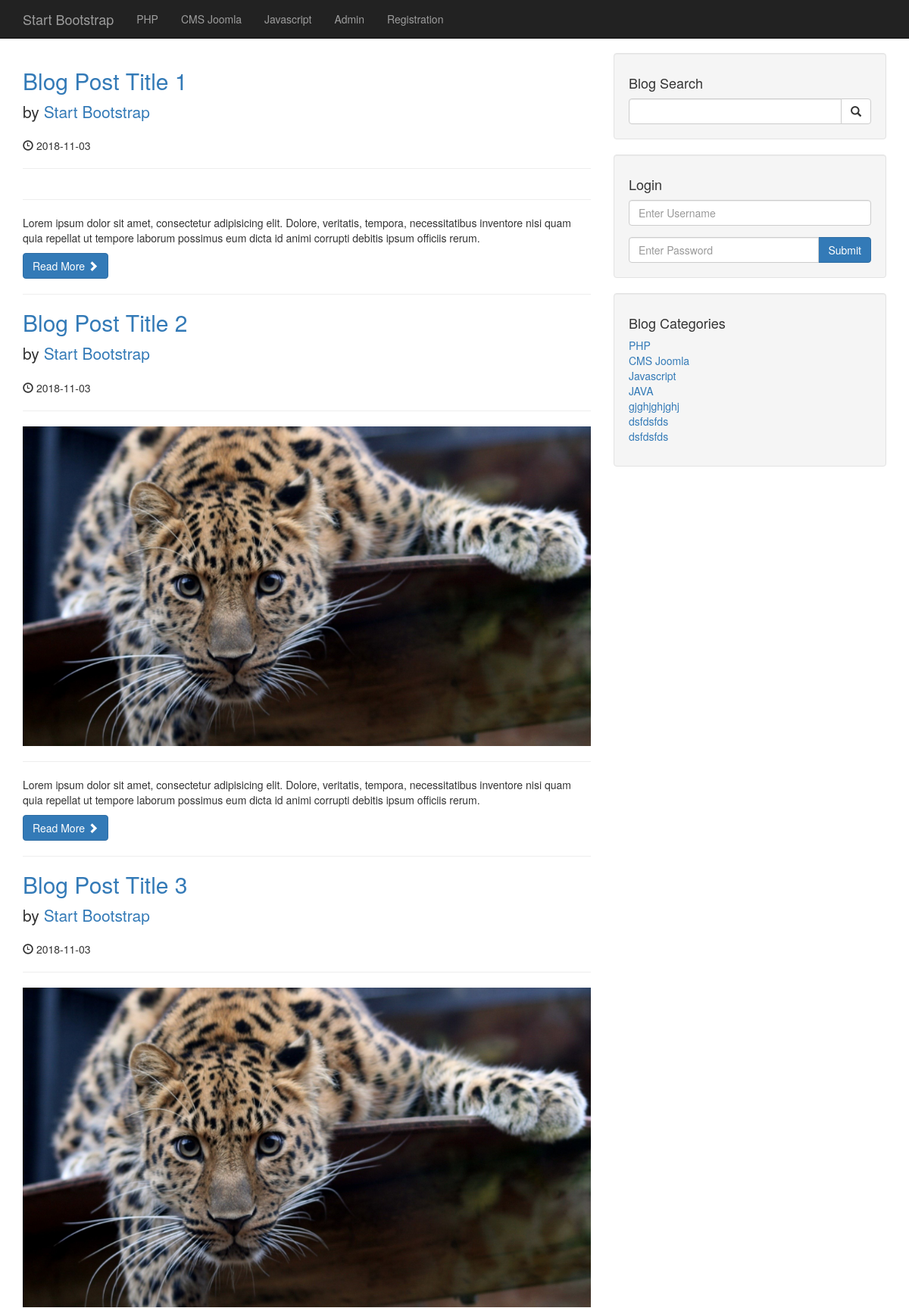
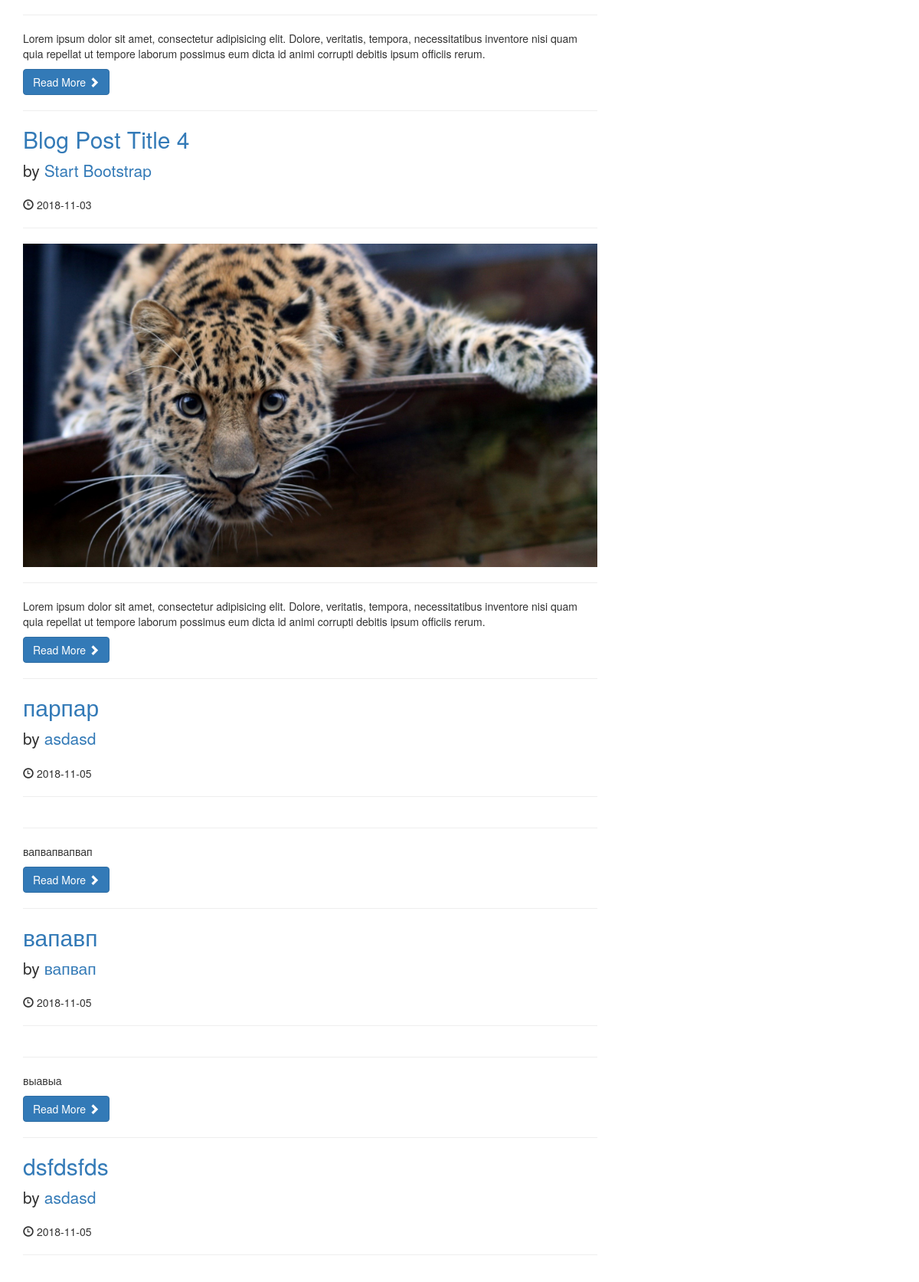
The page / (upper part) on the database its author committed (2 pictures, top to bottom).
### tables this page shows
CREATE TABLE `categories` (
  `id` int(11) NOT NULL,
  `title` varchar(255) NOT NULL
);

CREATE TABLE `posts` (
  `id` int(11) NOT NULL,
  `category_id` int(11) NOT NULL,
  `title` varchar(255) NOT NULL,
  `author` varchar(255) NOT NULL,
  `date` date NOT NULL,
  `tags` text NOT NULL,
  `image` text NOT NULL,
  `content` text NOT NULL,
  `status` varchar(255) NOT NULL,
  `comments_count` int(11) NOT NULL,
  `views_count` int(11) NOT NULL
);

### index.php (the view, shortened to what this page needs)
<?php  include "includes/db.php"; ?>
 <?php  include "includes/header.php"; ?>
    <?php  include "includes/navigation.php"; ?>
    <div class="container">
        <div class="row">
            <div class="col-md-8">
             <?php
             $per_page = 10;
            if(isset($_GET['page'])) {
            $page = $_GET['page'];
            } else {
                $page = "";
            }
            if($page == "" || $page == 1) {
                $page_1 = 0;
            } else {
                $page_1 = ($page * $per_page) - $per_page;
            }
         if(isset($_SESSION['user_role']) && $_SESSION['user_role'] == 'admin' ) {
        $post_query_count = "SELECT * FROM posts";
         } else {
         $post_query_count = "SELECT * FROM posts WHERE status = 'published'";
         }
        $find_count = mysqli_query($connection,$post_query_count);
        $count = mysqli_num_rows($find_count);
        if($count < 1) {
            echo "<h1 class='text-center'>No posts available</h1>";
        } else {
        $query = "SELECT * FROM posts LIMIT $page_1, $per_page";
        $select_all_posts_query = mysqli_query($connection,$query);
        while($row = mysqli_fetch_assoc($select_all_posts_query)) {
        $post_id = $row['id'];
        $post_title = $row['title'];
        $post_author = $row['author'];
        $post_date = $row['date'];
        $post_image = $row['image'];
        $post_content = substr($row['content'],0,400);
        ?>
                <h2>
                    <a href="post.php?p_id=<?php echo $post_id; ?>"><?php echo $post_title ?></a>
                </h2>
                <p class="lead">
                    by <a href="author_posts.php?author=<?php echo $post_author ?>&p_id=<?php echo $post_id; ?>"><?php echo $post_author ?></a>
                </p>
                <p><span class="glyphicon glyphicon-time"></span> <?php echo $post_date ?></p>
                <hr>
                <a href="post.php?p_id=<?php echo $post_id; ?>">
                <img class="img-responsive" src="images/<?php echo $post_image;?>" alt="">
                </a>
                <hr>
                <p><?php echo $post_content ?></p>
                <a class="btn btn-primary" href="post.php?p_id=<?php echo $post_id; ?>">Read More <span class="glyphicon glyphicon-chevron-right"></span></a>
                <hr>
   <?php }  } ?>
            </div>
            <div class="col-md-4">
                <?php include "includes/sidebar.php";?>
            </div>
        </div>
<?php include "includes/footer.php";?>

### includes/header.php (shortened to what this page needs)
<!DOCTYPE html>
<html lang="en">
<head>
    <link href="css/bootstrap.min.css" rel="stylesheet">
    <link href="css/blog-home.css" rel="stylesheet">
</head>
<body>

### includes/navigation.php (shortened to what this page needs)
<nav class="navbar navbar-inverse navbar-fixed-top" role="navigation">
    <div class="container">
        <div class="navbar-header">
            <a class="navbar-brand" href="index.php">Start Bootstrap</a>
        </div>
        <div class="collapse navbar-collapse" id="bs-example-navbar-collapse-1">
            <ul class="nav navbar-nav">
                <?php
                $sql_cat = "SELECT * FROM categories LIMIT 3";
                $cat_query = mysqli_query($connection, $sql_cat);
                foreach ($cat_query as $item) {
                    $cat_id = $item['id'];
                    ?>
                    <li>
                        <a href="category.php?category=<?= $cat_id?>">
                            <?= $item['title'] ?>
                        </a>
                    </li>
                <?php
                }
                ?>
                <li>
                    <a href="/admin">Admin</a>
                </li>
                <li>
                    <a href="registration.php">Registration</a>
                </li>
            </ul>
        </div>
    </div>
</nav>

### includes/sidebar.php (shortened to what this page needs)
            <div class="well">
                <h4>Blog Search</h4>
                <form action="search.php" method="post">
                <div class="input-group">
                    <input name="search" type="text" class="form-control">
                    <span class="input-group-btn">
                        <button name="submit" class="btn btn-default" type="submit">
                            <span class="glyphicon glyphicon-search"></span>
                    </button>
                    </span>
                </div>
                </form>
            </div>
<div class="well">
    <?php if(isset($_SESSION['user_role'])): ?>
         <h4>Logged in as <?php echo $_SESSION['username'] ?></h4>
         <a href="includes/logout.php" class="btn btn-primary">Logout</a>
    <?php else: ?>
         <h4>Login</h4>
            <form action="includes/login.php" method="post">
            <div class="form-group">
                <input name="username" type="text" class="form-control" placeholder="Enter Username">
            </div>
              <div class="input-group">
                <input name="password" type="password" class="form-control" placeholder="Enter Password">
                <span class="input-group-btn">
                   <button class="btn btn-primary" name="login" type="submit">Submit
                   </button>
                </span>
            </div>
            </form>
    <?php endif; ?>
</div>
            <div class="well">
    <?php
    $query = "SELECT * FROM categories";
    $select_categories_sidebar = mysqli_query($connection,$query);
    ?>
             <h4>Blog Categories</h4>
                <div class="row">
                    <div class="col-lg-12">
                        <ul class="list-unstyled">
                          <?php
    while($row = mysqli_fetch_assoc($select_categories_sidebar )) {
    $cat_title = $row['title'];
    $cat_id = $row['id'];
    echo "<li><a href='category.php?category=$cat_id'>{$cat_title}</a></li>";
    }
                        ?>
                        </ul>
                    </div>
                </div>
            </div>

### includes/footer.php (shortened to what this page needs)
</div>
</body>
</html>

### css/blog-home.css (style rules this page uses)
body { padding-top: 70px; }

### rows shown on the page
categories: title "PHP"
categories: title "CMS Joomla"
categories: title "Javascript"
posts: title "Blog Post Title 1", author "Start Bootstrap", date "2018-11-03", content "Lorem ipsum dolor sit amet, consectetur adipisicing elit. Dolore, veritatis, tempora, necessitatibus inventore nisi quam quia repellat ut tempore laborum possimus eum dicta id animi corrupti debitis ipsum officiis rerum."
posts: title "Blog Post Title 2", author "Start Bootstrap", date "2018-11-03", image (picture), content "Lorem ipsum dolor sit amet, consectetur adipisicing elit. Dolore, veritatis, tempora, necessitatibus inventore nisi quam quia repellat ut tempore laborum possimus eum dicta id animi corrupti debitis ipsum officiis rerum."
posts: title "Blog Post Title 3", author "Start Bootstrap", date "2018-11-03", image (picture), content "Lorem ipsum dolor sit amet, consectetur adipisicing elit. Dolore, veritatis, tempora, necessitatibus inventore nisi quam quia repellat ut tempore laborum possimus eum dicta id animi corrupti debitis ipsum officiis rerum."
posts: title "Blog Post Title 4", author "Start Bootstrap", date "2018-11-03", image (picture), content "Lorem ipsum dolor sit amet, consectetur adipisicing elit. Dolore, veritatis, tempora, necessitatibus inventore nisi quam quia repellat ut tempore laborum possimus eum dicta id animi corrupti debitis ipsum officiis rerum."
posts: title "парпар", author "asdasd", date "2018-11-05", content "вапвапвапвап"
posts: title "вапавп", author "вапвап", date "2018-11-05", content "выавыа"
posts: title "dsfdsfds", author "asdasd", date "2018-11-05"
categories: title "JAVA"
categories: title "gjghjghjghj"
categories: title "dsfdsfds"
categories: title "dsfdsfds"
